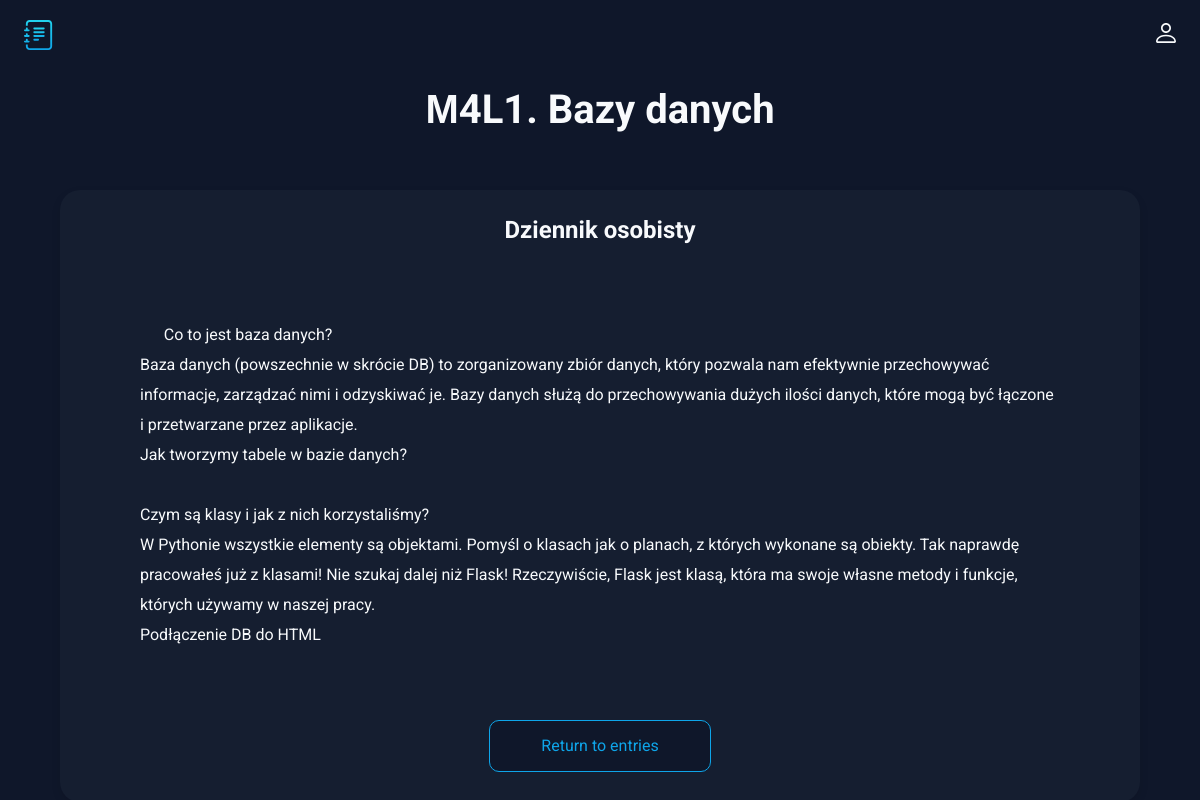
/card/1, run on the app's committed database.
### main.py (models this page shows, shortened)
class Card(db.Model):
    id = db.Column(db.Integer, primary_key=True)
    title = db.Column(db.String(100), nullable=False)
    subtitle = db.Column(db.String(300), nullable=False)
    text = db.Column(db.Text, nullable=False)

### main.py (the view)
@app.route('/card/<int:id>')
def card(id):
    card = Card.query.get(id)
    return render_template('card.html', card=card)

### templates/card.html (shortened to what this page needs)
<!doctype html>
<html lang="en">
<head>
  <link rel="stylesheet" href="../static/css/style.css">
</head>
<body>
  <header class="header">
    <img src="../static/img/logo.svg" alt="logo" width="30" height="30">
    <ul class="main-list">
        <li class="list__item">
          <a href="">
            <img src="../static/img/login.svg" alt="login" width="20" height="20">
          </a>
    </ul>
  </header>
  <main class="main">
    {% block content %}
    <h1 class="main__title">{{card.title}}</h1>
    <div class="main__block">
      <h2 class="main__subtitle">{{card.subtitle}}</h2>
      <div class="main__text">
      {{card.text}}
      </div>
      <a class="main__link" href="/">Return to entries</a>
    </div>
  </main>
  {% endblock %}
</body>
</html>

### static/css/style.css (style rules this page uses)
body { margin: 0; padding: 0; font-family: 'Roboto', sans-serif; font-size: 16px; line-height: 20px; background-color: #0F172A; color: #F8FAFC; }
h1, h2, p { margin: 0; }
img { object-fit: contain; }
a { text-decoration: none; color: inherit; transition: 0.2s; }
ul { list-style: none; margin: 0; padding: 0; }
.header { display: flex; justify-content: space-between; align-items: center; padding: 20px 2%; margin-bottom: 30px; }
.main-list { display: flex; align-items: center; gap: 20px; }
.main__title { font-size: 40px; text-align: center; margin-bottom: 70px; }
.main { padding: 0 5%; }
.main__block { background: rgba(30, 41, 59, 0.4); border-radius: 20px; box-shadow: 0px 4px 10px rgba(0, 0, 0, 0.1); padding: 30px 80px; display: flex; flex-direction: column; align-items: center; }
.main__subtitle { text-align: center; margin-bottom: 50px; }
.main__text { line-height: 30px; margin-bottom: 40px; white-space: pre-wrap; align-self: flex-start; }
.main__link { display: block; border: 1px solid rgba(14, 165, 233, 1); background: #0F172A; border-radius: 10px; color: rgba(14, 165, 233, 1); padding: 15px 10px; font: inherit; width: 200px; text-align: center; cursor: pointer; transition: 0.2s; }

### data on the page
Card: title "М4L1. Bazy danych", subtitle "Dziennik osobisty", text "Co to jest baza danych? Baza danych (powszechnie w skrócie DB) to zorganizowany zbiór danych, który pozwala nam efektywnie przechowywać informacje, zarządzać nimi i odzyskiwać je. Bazy danych służą do przechowywania dużych ilości danych, które mogą być łączone i przetwarzane przez aplikacje. Jak tworzymy tabele w bazie danych? Czym są klasy i jak z nich korzystaliśmy? W Pythonie wszystkie elementy są objektami. Pomyśl o klasach jak o planach, z których wykonane są obiekty. Tak naprawdę pracowałeś już z klasami! Nie szukaj dalej niż Flask! Rzeczywiście, Flask jest klasą, która ma swoje własne metody i funkcje, których używamy w naszej pracy. Podłączenie DB do HTML"
